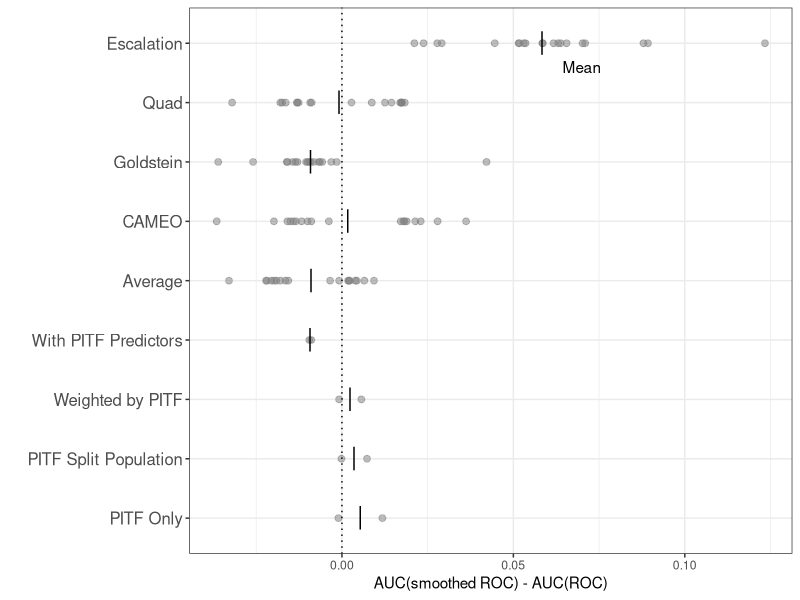

Write the R code that produced this figure. (Note: this script raises an error after producing the figure.)
## ---- chunk 1
knitr::opts_chunk$set(echo = FALSE, message=FALSE)
# options(tinytex.verbose = TRUE)

library(bookdown)
library(readr)
library(dplyr)
library(tidyr)
library(tidyverse)
library(kableExtra)
library(stringr)
## ---- chunk 2
table1_benefit <- read_csv("data/table1-smooth-benefit.csv") 
table2_benefit <- read_csv("data/table2-smooth-benefit.csv") 

benefit <- bind_rows(
  table1_benefit %>%
    rename(setting = Model) %>%
    pivot_longer(-c(horizon, setting), names_to = "model", values_to = "diff"),
  table2_benefit %>%
    rename(setting = Model, Escalation = `Escalation Only`) %>%
    pivot_longer(-c(horizon, setting), names_to = "model", values_to = "diff")
)

# mean benefit by model
means <- benefit %>%
  group_by(model) %>%
  summarize(avg_benefit = mean(diff))

ann_text <- tibble(horizon = "1 month", diff = 0.07, model = 8.6, label = "Mean")

model_levels <- c("Escalation", "Quad", "Goldstein", "CAMEO", "Average", 
                  "With PITF Predictors", "Weighted by PITF", "PITF Split Population",
                  "PITF Only")
benefit %>%
  mutate(model = factor(model, levels = rev(model_levels))) %>%
  ggplot(aes(y = model)) + 
  #facet_wrap(~ horizon, scales = "free_x") +
  geom_point(aes(x = diff), alpha = 0.5, size = 2, color = "gray50") +
  geom_point(data = means, aes(x = avg_benefit), shape = "|", color = "black", size = 6) +
  labs(x = "AUC(smoothed ROC) - AUC(ROC)",
       y = "") +
  theme_bw() +
  geom_text(data = ann_text, aes(x = diff, label = label), col = "black") +
  geom_vline(xintercept = 0, linetype = 3) +
  theme(axis.text.y = element_text(size = 12))
## ---- chunk 3
table1_nosmooth <- read_csv("data/table1-nosmooth.csv")

table1_nosmooth %>%
  select(-horizon) %>%
  knitr::kable(
    digits = 2, booktabs = TRUE, 
    caption = "Comparison of the escalation model to alternative ICEWS model using test set AUC-ROC, \\textit{without} smoothed ROC curves (Replication of B\\&S Table 1)",
    label = "table1-nosmooth") %>% 
  pack_rows(index = c("One-month forecasts" = 9, "Six-month forecasts" = 9))
## ---- chunk 4
table2_full <- read_csv("data/table2-for-appendix.csv")

table2_full %>%
  select(horizon, column, N_test, cases) %>%
  pivot_wider(names_from = column, values_from = N_test) %>%
  arrange(horizon, desc(cases)) %>%
  rename(Cases = cases, Horizon = horizon) %>%
  select(Cases, Horizon, everything()) %>%
  arrange(desc(Cases), Horizon) %>%
  knitr::kable(
    "latex", booktabs = TRUE, digits = 0,
    caption = "Number of valid test predictions for the escalation and structural alterantives models (B\\&S Table 2)",
    label = "table2-N") %>%
  column_spec(3:7, width = "2cm") %>%
  collapse_rows(1:2, row_group_label_position = "stack") 
## ---- chunk 5
table2_nosmooth <- read_csv("data/table2-nosmooth.csv")

table2_nosmooth %>%
  dplyr::select(-Model, -horizon) %>%
  knitr::kable(
    digits = 2, booktabs = TRUE, 
    caption = "Comparison of escalation model to structural extensions, using test set AUC-ROC (Replication of B\\&S Table 2)",
    label = "table2-fixed") %>%
  column_spec(2:6, width = "2cm") %>%
  pack_rows(index = c("One-month forecasts" = 1, "Six-month forecasts" = 1)) %>%
  footnote("Differences from the original B\\&S Table 2: (1) AUC-ROC values are computed on the common subset of cases, meaning that N is equal in each row; (2) AUC-ROC values are computed using original, non-smoothed ROC curves.", footnote_as_chunk = TRUE, threeparttable = TRUE)
## ---- chunk 6
tab4o <- read_csv("data/table4-original.csv")
tab4f <- read_csv("data/table4-fixed.csv")

tab4o <- tab4o %>%
  rename(header = type) %>%
  mutate(source = "Original, scored with civil war incidence")
tab4f <- tab4f %>%
  rename(Predicted0 = `0`, Predicted1 = `1`) %>%
  mutate(source = "Fixed, scored with civil war onset")

tab4 <- bind_rows(tab4o, tab4f) %>%
  select(source, header, everything())

tab4 %>%
  knitr::kable(
    caption = "Replication of B\\&S Table 4: 2016 Confusion Matrices for Six-month Escalation Model.",
    label = "table4",
    booktabs = TRUE
  ) %>%
  kableExtra::collapse_rows(1:2, row_group_label_position = "stack")
## ---- chunk 7
table1_smooth <- read_csv("data/table1-smooth.csv")

table1_smooth %>%
  select(-horizon) %>%
  knitr::kable(
    digits = 2, booktabs = TRUE, 
    caption = "Replication of B\\&S Table 1 with smoothed ROC curves; test set AUC-ROC for various models",
    label = "table1-smooth") %>% 
  pack_rows(index = c("One-month forecasts" = 9, "Six-month forecasts" = 9))
## ---- chunk 8
table2_full <- read_csv("data/table2-for-appendix.csv")
  
table2_full %>%
  pivot_longer(auc_roc:auc_roc_smoothed, names_to = "Smoothed ROC",
               values_to = "auc_roc") %>%
  mutate(`Smoothed ROC` = case_when(
    `Smoothed ROC`=="auc_roc" ~ "No",
    TRUE ~ "Yes")
  ) %>%
  select(horizon, column, cases, `Smoothed ROC`, auc_roc) %>%
  pivot_wider(names_from = column, values_from = auc_roc) %>%
  rename(Cases = cases, Horizon = horizon) %>%
  select(Cases, Horizon, `Smoothed ROC`, everything()) %>%
  arrange(desc(Cases), Horizon, desc(`Smoothed ROC`)) %>%
  knitr::kable(
    "latex", booktabs = TRUE, digits = 2,
               caption = "Replication of B\\&S Table 2 with smoothed/original ROC and with original varying N cases or adjusting for common case set with constant N",
    label = "table2-full") %>%
  column_spec(3, width = "1.5cm") %>%
  column_spec(4:8, width = "2cm") %>%
  collapse_rows(1:3, row_group_label_position = "stack")

## ---- chunk 9
table1_benefit <- read_csv("data/table1-smooth-benefit.csv") 
table1_benefit %>%
  select(-horizon) %>%
  knitr::kable(
    digits = 2, booktabs = TRUE, 
    caption = "Smoothing advantage for B\\&S Table 1: the gain in AUC-ROC when calculated using smoothed ROC curves",
    label = "table1-benefit") %>% 
  pack_rows(index = c("One-month forecasts" = 9, "Six-month forecasts" = 9))

table2_benefit <- read_csv("data/table2-smooth-benefit.csv") 
table2_benefit %>%
  select(-horizon) %>%
  knitr::kable(
    digits = 2, booktabs = TRUE, 
    caption = "Smoothing advantage for B\\&S Table 2: the gain in AUC-ROC when calculated using smoothed ROC curves",
    label = "table2-benefit") %>% 
  column_spec(2:6, width = "2cm") %>%
  pack_rows(index = c("One-month forecasts" = 1, "Six-month forecasts" = 1))
## ---- chunk 10
table1_nosmooth <- read_csv("data/table1-nosmooth.csv")

icews_lvls <- c("Escalation", "Quad", "Goldstein", "CAMEO", "Average")

df <- table1_nosmooth %>%
  rename(Spec = Model) %>%
  pivot_longer(Escalation:Average, names_to = "Model", values_to = "auc_roc") %>%
  mutate(Model = factor(Model, levels = icews_lvls)) %>%
  nest(data = c(Spec, auc_roc))

pairs <- full_join(
  df %>% filter(Model!="Escalation"),
  df %>% filter(Model=="Escalation") %>% rename(data2 = data) %>% select(horizon, data2),
  by = c("horizon")
) %>%
  pivot_longer(data:data2, names_to = "xname", values_to = "data") %>%
  mutate(xname = ifelse(xname=="data", as.character(Model), "Escalation"),
         xname = factor(xname, levels = icews_lvls))

pairs %>%
  unnest(data) %>%
  ggplot(aes(x = xname, y = auc_roc)) +
  facet_grid(horizon ~ Model, scales = "free_x") +
  geom_point() +
  geom_line(aes(group = Spec)) +
  theme_bw() +
  theme(panel.grid.minor = element_blank()) +
  labs(x = "", y = "AUC-ROC (empirical)")
## ---- chunk 11
table2_nosmooth <- read_csv("data/table2-nosmooth.csv")

model_lvls <- colnames(table2_nosmooth)[-c(1:2)]

df <- table2_nosmooth %>%
  rename(Spec = Model) %>%
  pivot_longer(`Escalation Only`:`PITF Only`, names_to = "Model", values_to = "auc_roc") %>%
  mutate(Model = factor(Model, levels = model_lvls)) %>%
  nest(data = c(Spec, auc_roc))

pairs <- full_join(
  df %>% filter(Model!="Escalation Only"),
  df %>% filter(Model=="Escalation Only") %>% rename(data2 = data) %>% select(horizon, data2),
  by = c("horizon")
) %>%
  pivot_longer(data:data2, names_to = "xname", values_to = "data") %>%
  mutate(xname = ifelse(xname=="data", as.character(Model), "Escalation Only"),
         xname = factor(xname, levels = model_lvls))

pairs %>%
  unnest(data) %>%
  ggplot(aes(x = xname, y = auc_roc)) +
  facet_grid(horizon ~ Model, scales = "free_x") +
  geom_point() +
  geom_line(aes(group = Spec)) +
  theme_bw() +
  theme(panel.grid.minor = element_blank(),
        axis.text.x = element_text(angle = 30, hjust = 1)) +
  labs(x = "", y = "AUC-ROC (empirical)")
